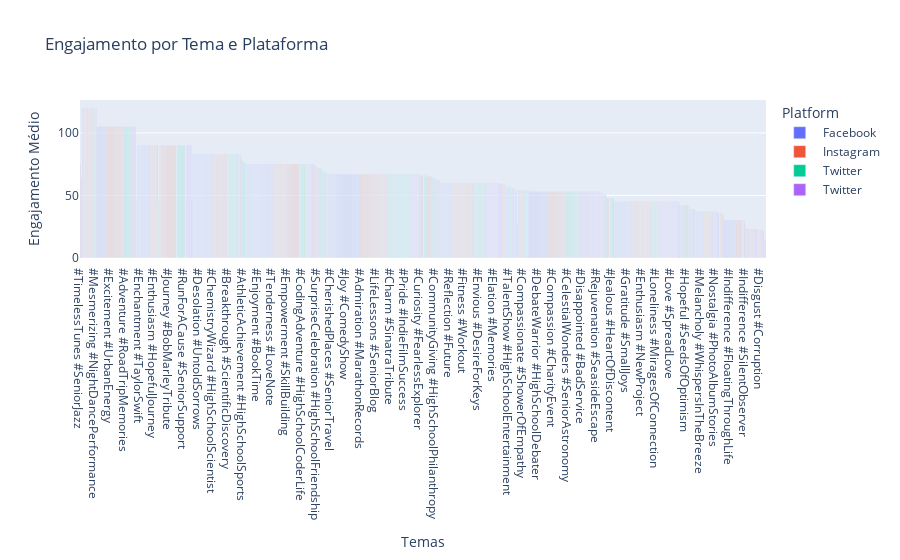

Notebook source saved alongside this figure:
### Markdown cell above
Passo 2: Visualização com Plotly

### Code cell
fig = px.bar(aggregated_data, x='Hashtags', y='Engajamento', color='Platform', barmode='group',
             title='Engajamento por Tema e Plataforma',
             labels={'Hashtags': 'Temas', 'Engajamento': 'Engajamento Médio'})

fig.update_layout(xaxis_title='Temas', yaxis_title='Engajamento Médio', xaxis={'categoryorder': 'total descending'})
fig.show()

### Figure 1 — Plotly figure (JSON) as saved in the notebook; plotly's stock layout.template omitted (floating-point values rounded to 4 significant figures; data arrays with more than 128 entries replaced by an {"elided": "..."} marker saying what was removed)
{"data": [{"alignmentgroup": "True", "hovertemplate": "Platform= Facebook <br>Temas=%{x}<br>Engajamento Médio=%{y}<extra></extra>", "legendgroup": " Facebook ", "marker": {"color": "#636efa", "pattern": {"shape": ""}}, "name": " Facebook ", "offsetgroup": " Facebook ", "orientation": "v", "showlegend": true, "textposition": "auto", "type": "bar", "x": {"elided": "220 str values"}, "xaxis": "x", "y": {"elided": "220 int values"}, "yaxis": "y"}, {"alignmentgroup": "True", "hovertemplate": "Platform= Instagram <br>Temas=%{x}<br>Engajamento Médio=%{y}<extra></extra>", "legendgroup": " Instagram ", "marker": {"color": "#EF553B", "pattern": {"shape": ""}}, "name": " Instagram ", "offsetgroup": " Instagram ", "orientation": "v", "showlegend": true, "textposition": "auto", "type": "bar", "x": {"elided": "248 str values"}, "xaxis": "x", "y": {"elided": "248 int values"}, "yaxis": "y"}, {"alignmentgroup": "True", "hovertemplate": "Platform= Twitter <br>Temas=%{x}<br>Engajamento Médio=%{y}<extra></extra>", "legendgroup": " Twitter ", "marker": {"color": "#00cc96", "pattern": {"shape": ""}}, "name": " Twitter ", "offsetgroup": " Twitter ", "orientation": "v", "showlegend": true, "textposition": "auto", "type": "bar", "x": [" #Adventure #RoadTripMemories ", " #Adventure #SnowPeakDance ", " #AgingGracefully #Memories ", " #Amazement #AncientTales ", " #Apprehensive #BalancingAct ", " #AthleticAchievement #HighSchoolSports ", " #Awe #EngineeringMarvels ", " #BadLuck #HighSchoolWeather ", " #BadLuckDay #HighSchoolStruggles ", " #BirthdayParty #HighSchoolCelebration ", " #Bitterness #IciclesOfResentment ", " #BloggingJourney #TeenThoughts ", " #BookDiscoveries #TeenReading ", " #Breakthrough #ScientificDiscovery ", " #BurgerQuest #HighSchoolFoodie ", " #Captivation #GladiatorTales ", " #Captivation #TennisRivalry ", " #CartwheelChallenge #HighSchoolAthlete ", " #CelestialWonders #SeniorAstronomy ", " #Charm #SinatraTribute ", " #ChildhoodMemories #TeenCartoons ", " #CodingAdventure #HighSchoolCoderLife ", " #CodingTriumph #HighSchoolTech ", " #CommunityGiving #HighSchoolPhilanthropy ", " #Compassionate #ShowerOfEmpathy ", " #CookingSuccess #TeenCook ", " #CreativeInspiration #CoffeeJourney ", " #Creativity #LadyGaga ", " #CreativityAtAnyAge #SeniorCreativity ", " #CrushFail #HighSchoolEmbarrassment ", " #CrushStruggles #AvoidingEyeContact ", " #DanceLife #SeniorMoves ", " #DebateSkills #HighSchoolIntellect ", " #Desolation #ScatteredHope ", " #Desolation #ShatteredHopes ", " #Despair #DeepDescent ", " #Despair #OwnGoal ", " #Devastated #WindsOfBrokenPromises ", " #Disappointment #HighSchoolSports ", " #Disappointment #SoccerDefeats ", " #Dismissive #ImpenetrableWalls ", " #DoodleMaster #HighSchoolArt ", " #EfficiencyGoals #HighSchoolSkills ", " #Energy #BeyonceConcert ", " #Envious #BitterPill ", " #Envious #DesireForKeys ", " #EnvironmentalEfforts #HighSchoolCommunity ", " #EnvisioningHistory #MuseumTales ", " #Excitement #MoviePremiereThrills ", " #Exploration #JapaneseTraditions ", " #FashionGoals #TeenStyle ", " #Fearful #LurkingMonsters ", " #Fearful #SpecterOfTheUnknown ", " #FirstDayOops #HighSchoolEmbarrassment ", " #FreeSpirit #WingsOfDreams ", " #FriendshipGoals #SeniorBonding ", " #FriendshipSunshine #SeniorMemories ", " #Frustrated #MosaicOfDisappointment ", " #GardenFriends #SeniorGreenThumb ", " #GracefulMoves #SeniorDance ", " #Grateful #GuidingStar ", " #Gratitude #ThankfulMelody ", " #Happiness #SpiritLifter ", " #Heartbreak #CalmAfterStorm ", " #Heartbreak #RippleOfDespair ", " #Hopeful #BrighterTomorrows ", " #Hopeful #SailorOfDreams ", " #Iconic #GNRConcert ", " #Inspiration #BrilliantTrails ", " #Inspiration #HiddenGemDiscovery ", " #Inspiration #OlympicAchievement ", " #Inspired #CloudsOfCreativity ", " #Inspired #CreativePhoenix ", " #Jealous #BloomingAchievements ", " #Jealous #HeartOfDiscontent ", " #Joy #CherishedMoment ", " #KitchenMemories #SeniorCulinary ", " #LifeChallenges #HighSchoolStruggles ", " #LifeInPictures #SeniorExhibition ", " #Loneliness #CrashingWaves ", " #Loneliness #MiragesOfConnection ", " #Loss #ForgottenLove ", " #Love #RhythmOfAffection ", " #Melancholy #QuietSerenade             ", " #Mesmerizing #NightDancePerformance ", " #MindEnrichment #SeniorLearning ", " #MindfulLiving #SeniorCalm ", " #Nostalgia #CherishedMemories ", " #Obstacle #CyclingFrustration ", " #OnlineGaming #HighSchoolGamer ", " #OnlineOpinions #HighSchoolCriticism ", " #OrigamiMaster #HighSchoolArt ", " #Pride #IndieFilmSuccess ", " #Pride #JayZAnthem ", " #PromDreams #HighSchoolFairytale ", " #Proud #BranchesOfAchievement ", " #Proud #ScalingPeaks ", " #Reflection #ParisianDreams ", " #Regret #FadingPossibilities ", " #RenewedEffort #BasketballStruggles ", " #Resilience #TightropeWalk ", " #RunForACause #SeniorSupport ", " #Satisfaction #FulfillingEnding ", " #SchoolChallenges #HighSchoolStruggles ", " #SchoolEvents #HighSchoolConnectivity ", " #ScienceGeek #HighSchoolExperiments ", " #Serenity #EdSheeranConcert ", " #Serenity #MoonlitSerenade ", " #SkaterLife #HighSchoolSkater ", " #SleepoverFun #HighSchoolMemories ", " #SnackNinja #HighSchoolSnacks ", " #SoulfulWriting #SeniorReflections ", " #SportsTriumph #HighSchoolAthletics ", " #Surprise #WonderfulMoment ", " #Teamwork #HighSchoolProjects ", " #TeenProblems #LostHeadphones ", " #TeenSuccess #ProjectMiracle ", " #TextingFail #HighSchoolAwkward ", " #Thrill #Formula1Championship ", " #ThrillingJourney #MysteryNovel ", " #WhispersOfThePast #HistoricalTour ", " #Zest #CarefreeSpirit "], "xaxis": "x", "y": [105, 67, 83, 90, 42, 77, 53, 53, 75, 67, 45, 90, 90, 83, 66, 75, 83, 79, 53, 67, 67, 75, 72, 64, 54, 75, 67, 105, 67, 90, 45, 53, 65, 60, 60, 60, 67, 75, 51, 120, 42, 60, 67, 105, 60, 60, 76, 83, 120, 53, 60, 54, 39, 48, 66, 83, 90, 45, 83, 60, 57, 67, 105, 67, 67, 45, 51, 67, 53, 67, 105, 54, 45, 48, 48, 60, 60, 66, 67, 67, 45, 67, 105, 53, 120, 90, 53, 53, 67, 48, 72, 54, 67, 53, 90, 75, 69, 83, 53, 67, 105, 90, 67, 43, 60, 67, 53, 39, 90, 53, 83, 83, 76, 75, 54, 60, 83, 53, 83, 67, 105, 45], "yaxis": "y"}, {"alignmentgroup": "True", "hovertemplate": "Platform= Twitter  <br>Temas=%{x}<br>Engajamento Médio=%{y}<extra></extra>", "legendgroup": " Twitter  ", "marker": {"color": "#ab63fa", "pattern": {"shape": ""}}, "name": " Twitter  ", "offsetgroup": " Twitter  ", "orientation": "v", "showlegend": true, "textposition": "auto", "type": "bar", "x": [" #Acceptance #Diversity                      ", " #Acceptance #ImperfectJourney            ", " #Admiration #Nature                         ", " #Admiration #Volunteers                     ", " #Adoration #PetLove                         ", " #Adoration #PuppyLove                       ", " #Adventure #CulinaryJourney             ", " #Ambivalence #ConflictingEmotions        ", " #Ambivalence #UncertainChoices             ", " #Anger #Argument                             ", " #Anticipation #AdventureAwaits           ", " #Appreciation #CulturalExperience        ", " #Arousal #Excitement                           ", " #Arousal #TravelAdventure                     ", " #ArtisticBurst #StudioCreativity       ", " #Betrayal #ShatteredTrust               ", " #Bitter #Unfairness                         ", " #Boredom #LackOfInterest                     ", " #Calmness #InnerPeace                      ", " #Calmness #PeacefulMind                    ", " #Calmness #RainyDays                        ", " #Confusion #LabyrinthOfThoughts          ", " #Confusion #ThoughtLabyrinth              ", " #Contemplation #StarryNight               ", " #Contentment #Love                             ", " #Contentment #SundayMood                      ", " #CozyNight #MovieTime                   ", " #Creativity #ArtistsHaven               ", " #CulinaryOdyssey #FlavorsAroundTheWorld ", " #Curiosity #Learning                        ", " #Despair #Struggle                              ", " #Determination #Challenges                  ", " #Determination #DreamsIntoReality        ", " #Determination #SculptingDreams          ", " #Disappointed #BadService                   ", " #Disappointed #Project                     ", " #Disappointment #CrushedHopes          ", " #Disgust #Corruption                         ", " #Disgust #Environment                        ", " #Disgust #Injustice                          ", " #DreamChaser #SkyHighDreams              ", " #Elation #HiddenGem                            ", " #Elation #Memories                             ", " #Empowerment #Community                        ", " #Empowerment #Mentorship                      ", " #Enthusiasm #SkillBuilding               ", " #Excitement #SnowfallMagic             ", " #Excitement #WeekendAdventure               ", " #Fitness #ChallengeAccepted             ", " #Freedom #CoastalAdventure              ", " #Frustration #EmotionalOutburst             ", " #Fulfillment #FitnessGoals                   ", " #Fulfillment #PuzzleChallenge                ", " #Gaming #LateNight                      ", " #Gardening #Spring                     ", " #Gratitude #LifeLessons                    ", " #Gratitude #MorningCoffee                 ", " #Gratitude #PositiveVibes              ", " #Gratitude #WarmTea                    ", " #Grief #EmotionalStorm                      ", " #Happiness #SunnyDay                      ", " #Helplessness #Overwhelmed                    ", " #Hope #NewBeginnings                          ", " #Hope #PersonalDevelopment                    ", " #Immersion #CaptivatingNovel           ", " #Indifference #DriftingThroughLife       ", " #Injustice #Angry                            ", " #Intimidation #FacingFear                   ", " #Intrigue #AbstractArt                   ", " #Jealousy #Envy                               ", " #Kindness #ActsOfKindness                  ", " #Kindness #Humanity                        ", " #Loneliness #HeavyHeart                  ", " #Loneliness #SeekingConnection              ", " #Love #SpreadLove                            ", " #Melancholy #WistfulHeart                ", " #Melodic #StreetMusic                   ", " #MentalHealth #SelfCare                 ", " #Mindfulness #Meditation               ", " #Nature #Park                            ", " #Nostalgia #JournalMoments               ", " #Nostalgia #PhotoAlbumStories            ", " #Numbness #EmotionalShield                 ", " #Numbness #StoicResilience               ", " #Optimism #NewWeek                     ", " #Overjoyed #WinterWarmth                  ", " #Pensive #AncientCivilization           ", " #Politics #Debate                       ", " #Reading #CoffeeTime                    ", " #Reflection #ForgottenEra               ", " #Regret #HauntedPast                    ", " #Regret #PastChoices                        ", " #Rejuvenation #SeasideEscape            ", " #Resentment #Unforgiving                    ", " #Reverence #HistoricalSite                   ", " #Reverence #History                           ", " #Ruins #ShatteredDreams                ", " #Satisfaction #DIYProject                 ", " #Serenity #Meditation                          ", " #Serenity #NatureRetreat                   ", " #Serenity #PeacefulMelody                    ", " #Serenity #RaindropMelody                ", " #Shame #Integrity                           ", " #SickDay #Health                        ", " #Sorrow #SymphonyOfLoss                ", " #TeaTime #Sunset                       ", " #Tech #Innovation                       ", " #Tenderness #CozyEvening                     ", " #Tenderness #PetLove                          ", " #Traffic #Morning                        ", " #VRMeetup #VirtualReality               ", " #WinterSports #Fun                     ", " #Wonderment #DoubleRainbow               "], "xaxis": "x", "y": [67, 54, 60, 60, 67, 67, 105, 45, 37, 60, 120, 83, 60, 60, 45, 67, 45, 23, 45, 45, 53, 42, 45, 83, 90, 90, 53, 45, 105, 45, 15, 45, 53, 60, 53, 53, 60, 53, 53, 22, 90, 60, 60, 45, 45, 90, 67, 75, 60, 90, 37, 67, 67, 53, 75, 105, 67, 75, 53, 37, 45, 23, 53, 53, 60, 27, 60, 45, 53, 37, 60, 60, 53, 45, 45, 39, 53, 67, 45, 45, 30, 37, 23, 33, 45, 53, 53, 90, 67, 53, 53, 37, 53, 30, 53, 53, 60, 75, 53, 37, 53, 75, 45, 22, 53, 45, 45, 75, 75, 15, 83, 45, 105], "yaxis": "y"}], "layout": {"barmode": "group", "legend": {"title": {"text": "Platform"}, "tracegroupgap": 0}, "title": {"text": "Engajamento por Tema e Plataforma"}, "xaxis": {"anchor": "y", "categoryorder": "total descending", "domain": [0, 1], "title": {"text": "Temas"}}, "yaxis": {"anchor": "x", "domain": [0, 1], "title": {"text": "Engajamento Médio"}}}}
